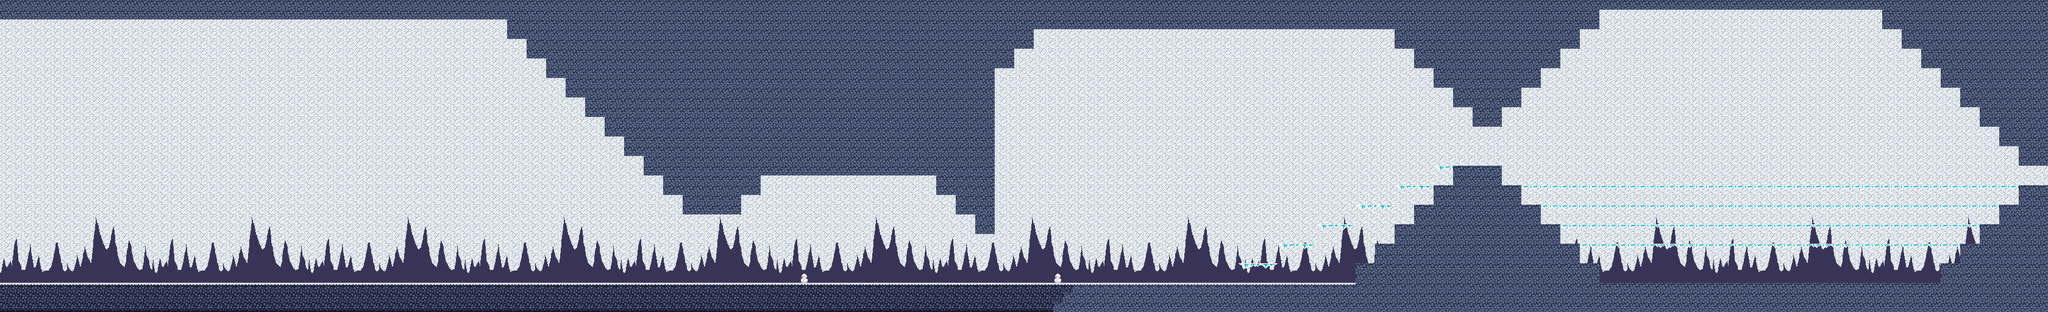

This is a level from a 2D game, rendered from its Tiled map with the project's own tilesets. A one-line summary and the map file follow, with tile-layer data summarised:
An orthogonal 210x32 tile map with 16x16 px tiles, 3 tile layers (Ground, Tile Layer 3, Background), 3 tilesets and 66 objects.

<map version="1.9" tiledversion="1.9.2" orientation="orthogonal" renderorder="right-down" width="210" height="32" tilewidth="16" tileheight="16" infinite="0" nextlayerid="8" nextobjectid="78">
 <tileset firstgid="1" source="allTextures.tsx" />
 <tileset firstgid="1025" source="mBackground.tsx" />
 <tileset firstgid="1153" source="snow.tsx" />
 <group id="5" name="Group 1">
  <layer id="1" name="Ground" width="210" height="32">
   <data>[6720 cells, 6719 non-empty, 6 distinct tile ids]</data>
  </layer>
  <layer id="3" name="Tile Layer 3" width="210" height="32">
   <data>[6720 cells, 1904 non-empty, 114 distinct tile ids]</data>
  </layer>
  <layer id="2" name="Background" width="210" height="32">
   <data>[6720 cells, 1661 non-empty, 6 distinct tile ids]</data>
  </layer>
 </group>
 <objectgroup id="4" name="ground">
  <object id="1" x="0" y="463.925" width="3359.4" height="48.1747" />
  <object id="2" x="2.21631" y="0.715483" width="3359.4" height="15.027" />
  <object id="3" x="0.0180017" y="0.195653" width="2623.93" height="31.8111" />
  <object id="4" x="2320.12" y="80.1514" width="31.9385" height="31.7351" />
  <object id="5" x="2287.77" y="47.806" width="32.1419" height="32.5488" />
  <object id="6" x="2351.85" y="111.48" width="32.3453" height="32.5488" />
  <object id="7" x="2383.97" y="143.983" width="32.0587" height="31.9337" />
  <object id="8" x="2415.93" y="175.418" width="48.1401" height="32.4065" />
  <object id="9" x="2463.93" y="144.03" width="32.2848" height="32.0213" />
  <object id="10" x="2496.21" y="111.745" width="31.8895" height="32.1531" />
  <object id="11" x="2527.97" y="79.9873" width="32.0213" height="32.0213" />
  <object id="12" x="2559.99" y="47.9661" width="32.1531" height="32.0213" />
  <object id="14" x="1695.76" y="31.6276" width="592.445" height="16.3468" />
  <object id="15" x="1664.02" y="47.8317" width="31.9634" height="32.1901" />
  <object id="16" x="1631.65" y="79.6239" width="32.36" height="32.4326" />
  <object id="17" x="1599.88" y="111.744" width="32.0358" height="272.067" />
  <object id="18" x="1568.02" y="320.02" width="31.8525" height="31.8525" />
  <object id="19" x="1536.02" y="288.124" width="32.1774" height="31.8429" />
  <object id="20" x="1247.99" y="255.746" width="288.269" height="32.1537" />
  <object id="21" x="1216.01" y="287.921" width="32.0531" height="31.9418" />
  <object id="22" x="1120.05" y="319.974" width="95.8567" height="32.0531" />
  <object id="23" x="1088.25" y="288.237" width="32.4892" height="31.6561" />
  <object id="24" x="1056" y="256.032" width="32.5251" height="31.8441" />
  <object id="25" x="1024.1" y="223.98" width="32.1606" height="32.0461" />
  <object id="26" x="992.077" y="192.158" width="31.9338" height="31.7487" />
  <object id="27" x="959.984" y="159.997" width="32.4764" height="32.0222" />
  <object id="28" x="928.189" y="128.089" width="32.0222" height="31.7951" />
  <object id="29" x="896.053" y="96.1801" width="32.2493" height="31.7951" />
  <object id="30" x="864.144" y="64.0443" width="32.3628" height="31.9086" />
  <object id="31" x="832.231" y="32.4173" width="32.6036" height="31.2995" />
  <object id="32" x="2592.15" y="31.9206" width="31.8011" height="16.0201" />
  <object id="33" x="3087.99" y="16.0064" width="32.513" height="31.7627" />
  <object id="34" x="3120" y="47.794" width="32.2259" height="32.2259" />
  <object id="35" x="3151.98" y="79.9553" width="32.1359" height="32.0334" />
  <object id="36" x="3184.02" y="111.989" width="32.1359" height="31.9309" />
  <object id="37" x="3215.95" y="143.92" width="32.0846" height="32.0846" />
  <object id="38" x="3248" y="176.101" width="32.4314" height="31.8998" />
  <object id="39" x="3280.1" y="207.968" width="32.1526" height="31.9745" />
  <object id="40" x="3311.99" y="239.853" width="48.0953" height="32.0636" />
  <object id="41" x="3184.18" y="431.995" width="31.621" height="32.178" />
  <object id="42" x="3216.1" y="400.036" width="33.7092" height="32.2176" />
  <object id="43" x="3248.1" y="368.116" width="32.1314" height="31.9193" />
  <object id="44" x="3279.94" y="335.899" width="33.7092" height="32.2176" />
  <object id="45" x="3311.92" y="303.979" width="48.0876" height="31.9193" />
  <object id="46" x="2223.78" y="432.106" width="32.3476" height="32.3476" />
  <object id="47" x="2256" y="399.961" width="32.0695" height="32.1905" />
  <object id="48" x="2287.95" y="368.134" width="32.3115" height="31.8275" />
  <object id="49" x="2320.02" y="335.943" width="32.0695" height="32.0695" />
  <object id="50" x="2352.21" y="303.995" width="31.9485" height="32.0695" />
  <object id="51" x="2383.9" y="272.076" width="80.1652" height="31.7827" />
  <object id="52" x="2463.86" y="303.858" width="32.1875" height="31.9851" />
  <object id="53" x="2495.99" y="335.898" width="32.0137" height="32.1122" />
  <object id="54" x="2528" y="368.01" width="32.0137" height="32.1122" />
  <object id="55" x="2560.12" y="400" width="31.9938" height="31.9938" />
  <object id="56" x="2592.12" y="431.994" width="31.8393" height="31.9938" />
 </objectgroup>
 <objectgroup id="6" name="passableGround">
  <object id="60" x="2031.95" y="432.075" width="63.6853" height="9.37893" />
  <object id="61" x="2095.15" y="399.813" width="64.9979" height="7.46099" />
  <object id="62" x="2159.45" y="368.006" width="63.615" height="7.14125" />
  <object id="63" x="2224.45" y="336.095" width="63.615" height="8.51274" />
  <object id="64" x="2288.12" y="304.081" width="63.8239" height="8.36204" />
  <object id="65" x="2351.78" y="272.085" width="32.4013" height="5.57904" />
  <object id="70" x="2496.01" y="303.775" width="815.248" height="5.57904" />
  <object id="71" x="2527.79" y="335.825" width="752.328" height="5.57904" />
  <object id="73" x="2592.06" y="399.902" width="623.572" height="5.57904" />
  <object id="74" x="2560.15" y="368.116" width="687.916" height="5.57904" />
 </objectgroup>
 <objectgroup id="7" name="Boss">
  <object id="77" x="2880" y="225" />
 </objectgroup>
</map>
